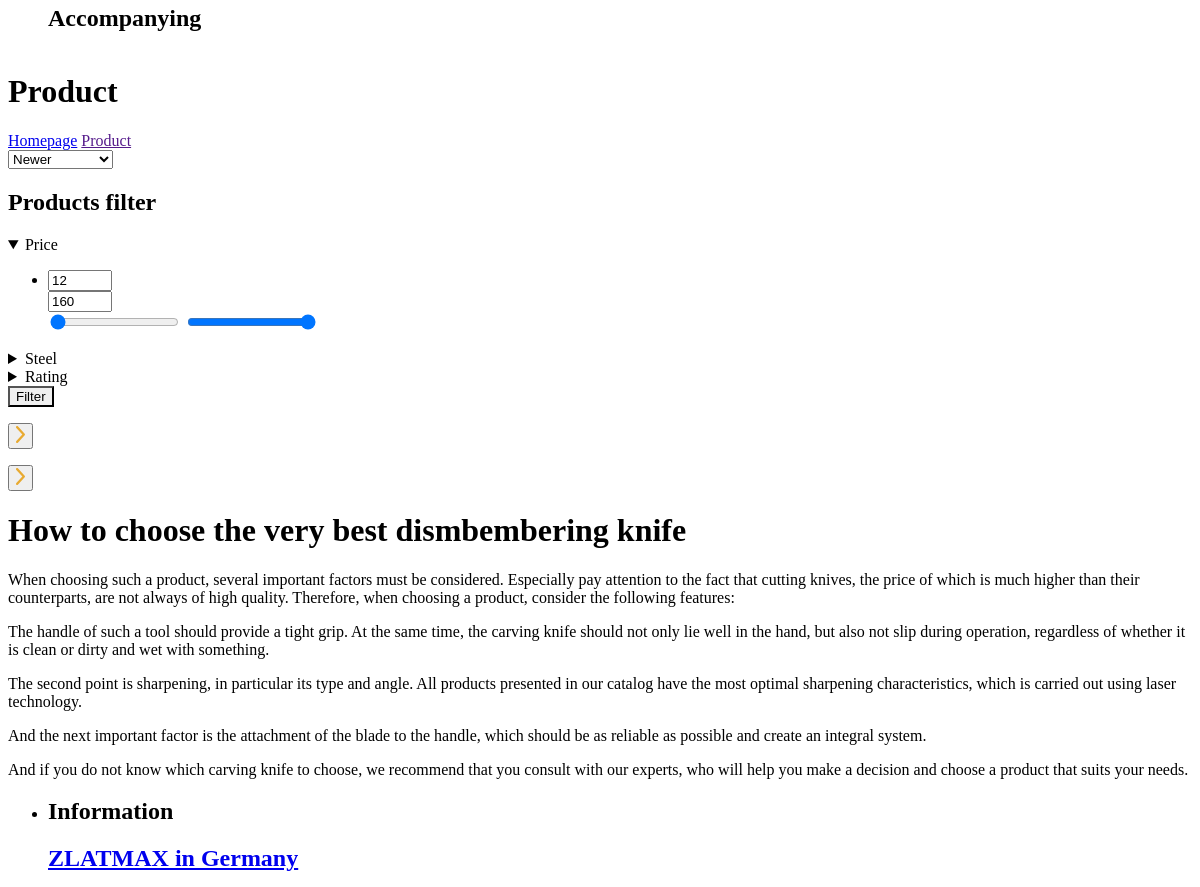
Before: /products/ (middle part) with the older database file.
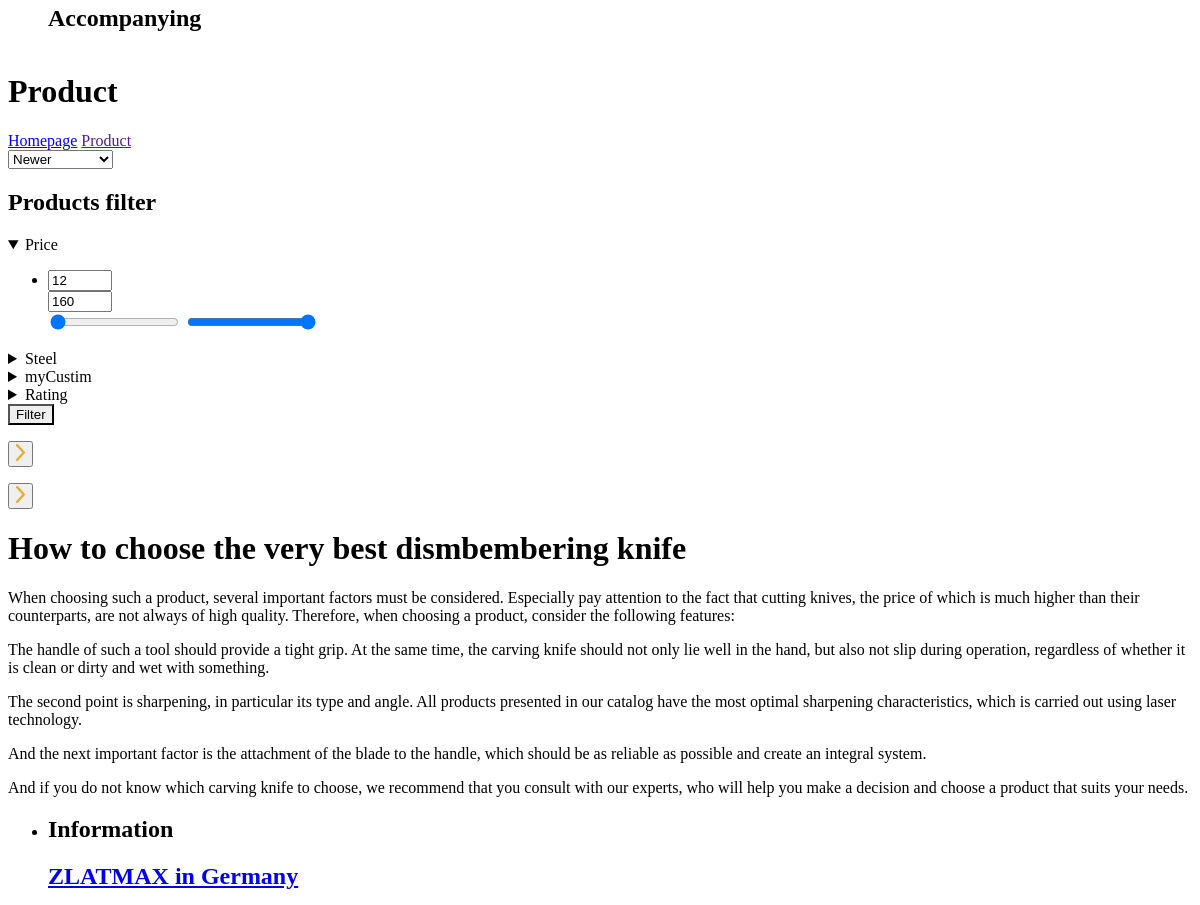
After: the same page with the newer database file.
### store/models.py (models this page shows, shortened)
class AbstractCategory(ABCModel):
    title = models.CharField(max_length=50)
    slug = models.SlugField(unique=True, default=uuid.uuid4, editable=False,)
    created_at = models.DateTimeField(null=True, editable=False)
    class Meta:
        ordering = ['created_at']

class Category(AbstractCategory):
    FILTER_TYPES = [
        ('NOT', 'NOT FILTER'),
        ('CBX', 'CHECKBOX FILTER'),
        ('RAN', 'RANGE FILTER'),
    ]
    def get_subcats(self, ordering:str="created_at", subcats:QuerySet=None) -> QuerySet:
        if subcats:
            return subcats.filter(cat_id=self.id).order_by(ordering if ordering else "created_at")
        return Subcategory.objects.filter(cat_id=self.id).order_by(ordering if ordering else "created_at")

class ABCModel(models.Model):
    __metaclass__ = AbstractModelMeta
    class Meta:
        abstract = True

class AbstractCategory(ABCModel):
    title = models.CharField(max_length=50)
    slug = models.SlugField(unique=True, default=uuid.uuid4, editable=False,)
    created_at = models.DateTimeField(null=True, editable=False)
    class Meta:
        ordering = ['created_at']

### store/views.py (the view)
# urls.py: path('products/', views.ProductsView.as_view(), name='products'),
class ProductsView(TemplateView):
    template_name = 'store/products.html'
    model = Product
    def get_context_data(self, **kwargs):
        context = super().get_context_data(**kwargs)
        context.update({
            'prods_cat': self.model.__name__,
            'filter_cats': Category.objects.all(),
            'max_price': int(self.model.objects.all().order_by('-price')[0].price)+1 if self.model.objects.all().count() > 0 else None,
            'min_price': int(self.model.objects.all().order_by('price')[0].price)    if self.model.objects.all().count() > 0 else None,
            'api_url': f'/api/{slugify(self.model.__name__)}/', # Set API url depending on self.model
            'orderings': {
                '-created_at': "Newer",
                'created_at': "Older",
                '-price': "Higher price",
                'price': "Lower price",
                '-rating': "Higher rating",
                'rating': "Lower rating",
                '-sold': "Most popular",
                'sold': "Least popular",
            }
        })
        return context

### store/context_processors.py (called while the page is built)
def global_context(request):
    catalogue = {}
    for subclass in Product.__subclasses__():
        catalogue[subclass.__name__] = subclass
    return {
        'supercategories' : catalogue,
    }

### store/models.py (called while the page is built)
    def get_products(self, model='Product', queryset=None):
        model = globals().get(model)
        if not queryset:
            queryset = model.objects.all()
        return queryset.filter(subcats__in=[self.id])

    @classmethod
    def get_type_cats(model, ordering:str="created_at", **filters):
        products = model.objects.all()
        all_cats = set()
        for product in products:
            all_cats |= set(product.cats.all() if not filters else product.cats.filter(**filters))
        return list(all_cats)

    @classmethod
    def get_absolute_url_to_type(model):
        return f"{reverse('store:products')}{slugify(model.__name__)}/" # returns url like: /products/class-slug/

### store/templatetags/store_tags.py (called while the page is built)
@register.simple_tag
def get_subcats(cat: Category) -> QuerySet:
    return cat.get_subcats()

### store/templates/store/products.html (shortened to what this page needs)
{% extends "store/base.html" %}
{% load static sass_tags %}
{% block extra_head %}
    <link rel="stylesheet" href="{% sass_src 'store/styles/products.scss' %}">
{% endblock extra_head %}
{% block body %}
    <div class="wrapper column">
        {% include "store/header.html" %}
        <main class="content">
            <header class="subheader column">
                <div class="row row_cat-title">
                    <h1 class="filter-cat-title">{{prods_cat.title|title}}</h1>
                </div>
                <div class="row row_buttons">
                    <div class="hierarchy-links row">
                        <a href="{% url 'store:homepage' %}">Homepage</a>
                        {% if prods_cat.cat %}
                        <a href="{{prods_cat.cat.supercat.get_absolute_url}}">{{prods_cat.cat.supercat.title|title}}</a>
                        <a href="{{prods_cat.cat.get_absolute_url}}">{{prods_cat.cat.title|title}}</a>
                        <a class="current" href="{{prods_cat.get_absolute_url}}">{{prods_cat.title|title}}</a>
                        {% elif prods_cat.supercat %}
                        <a href="{{prods_cat.supercat.get_absolute_url}}">{{prods_cat.supercat.title|title}}</a>
                        <a class="current" href="{{prods_cat.get_absolute_url}}">{{prods_cat.title|title}}</a>
                        {% elif prods_cat %}
                        <a class="current" href="{{prods_cat.get_absolute_url}}">{{prods_cat.title|title}}</a>
                        {% else %}
                        <a class="current" href="{% url 'store:products' %}">All products</a>
                        {% endif %}
                    </div>
                    <div class="ordering">
                        <select name="ordering" id="ordering">
                            {% for value, name in orderings.items %}
                            <option value="{{value}}">{{name|title}}</option>
                            {% endfor %}
                        </select>
                    </div>
                </div>
            </header>
            <div class="content-container row">
                <aside class="filters column">
                    <h1 class="filters-header row">Products filter</h1>
                    <details class="filter_price filter_range-filter filter" open>
                        <summary>Price</summary>
                        <ul class="filter-list">
                            <li class="filter-item">
                                <div class="number-input">
                                    <div class="field">
                                        <input type="number" class="input-min" value="{{min_price}}" min="{{min_price}}" max="{{max_price}}">
                                    </div>
                                    <div class="field">
                                        <input type="number" class="input-max" value="{{max_price}}" min="{{min_price}}" max="{{max_price}}">
                                    </div>
                                </div>
                                <div class="range-input">
                                    <input type="range" class="range-min" min="{{min_price}}" max="{{max_price}}" value="{{min_price}}" step="1">
                                    <input type="range" class="range-max" min="{{min_price}}" max="{{max_price}}" value="{{max_price}}" step="1">
                                </div>
                            </li>
                        </ul>
                    </details>
                    {% for cat in filter_cats %}
                    <details class="filter_checkbox filter">
                        <summary>{{cat.title}}</summary>
                    </details>
                    {% endfor %}
                    <details class="filter_rating filter_checkbox filter">
                        <summary>Rating</summary>
                    </details>
                    <button id="filterButton" style="border-top-left-radius: 0px; border-top-right-radius: 0px; box-shadow: 0 0 #fff;" class="btn btn-orange row flex-center">Filter</button>
                </aside>
                <section class="products">
                    <div class="products__pagination row">
                       <button class="arrow-prev-container">
                            <img src="{% static 'store/images/icons/arrow-icon.svg' %}" alt="Previous Page">
                        </button>
                        <button class="arrow-next-container">
                            <img src="{% static 'store/images/icons/arrow-icon.svg' %}" alt="Next Page">
                        </button>
                    </div>
                </section>
            </div>
            <footer class="subfooter">
                <div class="column">
                    <h1>How to choose the very best dismbembering knife</h1>
                    <p>
                        When choosing such a product, several important factors must be considered. Especially pay attention to the fact that cutting knives, the price of which is much higher than their counterparts, are not always of high quality. Therefore, when choosing a product, consider the following features:
                    </p>
                    <p>
                        The handle of such a tool should provide a tight grip.
                        At the same time, the carving knife should not only lie well in the hand, but also not slip during operation, regardless of whether it is clean or dirty and wet with something.
                    </p>
                    <p>
                        The second point is sharpening, in particular its type and angle. All products presented in our catalog have the most optimal sharpening characteristics,
                        which is carried out using laser technology.
                    </p>
                    <p>
                        And the next important factor is the attachment of the blade to the handle, which should be as reliable as possible and create an integral system.
                    </p>
                    <p>
                        And if you do not know which carving knife to choose, we recommend that you consult with our experts,
                        who will help you make a decision and choose a product that suits your needs.
                    </p>
                </div>
            </footer>
        </main>
        {% include "store/footer.html" %}
    </div>
{% endblock body %}

### store/templates/store/base.html (shortened to what this page needs)
{% load static %}
<!DOCTYPE html>
<html lang="en">
<head>
    <link rel="stylesheet" href="{% static 'fontawesomefree/css/all.css' %}">
    <link rel="stylesheet" href="{% static 'fontawesomefree/js/all.js' %}">
    {% block extra_head %}
    {% endblock extra_head %}
</head>
<body>
    {% block body %}
    {% endblock body %}
</body>
</html>

### store/templates/store/header.html (shortened to what this page needs)
{% load static store_tags %}
<header class="page-header column">
    <section class="page-header__floor_cats page-header__floor_black page-header__floor row">
        <ul class="page-header__supercategories row">
            {% for key, supercat in supercategories.items %}
            <li class="page-header__supercategory">
                <details class="page-header__supercategory-details">
                    <summary class="link">
                        <h1>{{key}}</h1>
                    </summary>
                </details>
            </li>
            {% endfor %}
        </ul>
    </section>
</header>

### store/templates/store/footer.html (shortened to what this page needs)
{% load static %}
<footer class="page-footer">
    <div class="page-footer__container column">
        <section class="page-footer__floor page-footer__floor_1">
            <ul class="page-footer__items row">
                <li class="page-footer__item column">
                    <h1 class="page-footer__item-title">Information</h1>
                    <h2 class="page-footer__item-link"><a href="#">ZLATMAX in Germany</a></h2>
                </li>
            </ul>
        </section>
    </div>
</footer>

### store/templates/store/templates.html (shortened to what this page needs)
{% load static %}

Changed rows visible on the page:
added Category: title "myCustim"
